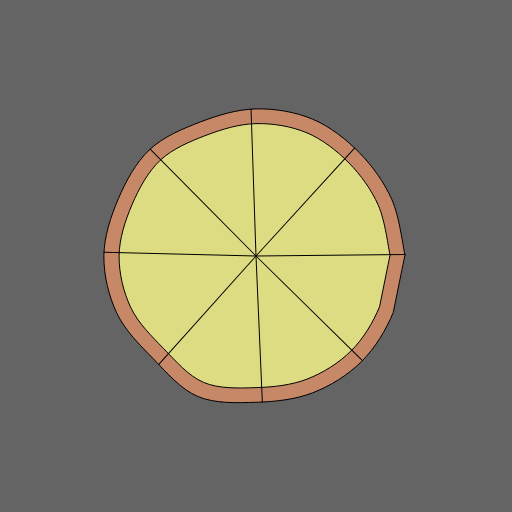
Frame 1 (no input)
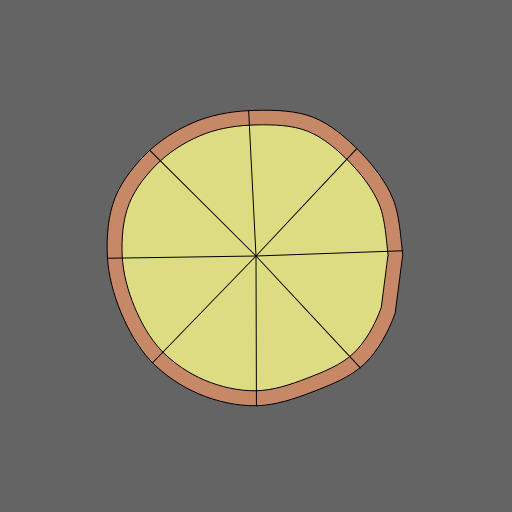
Frame 60 (no input)
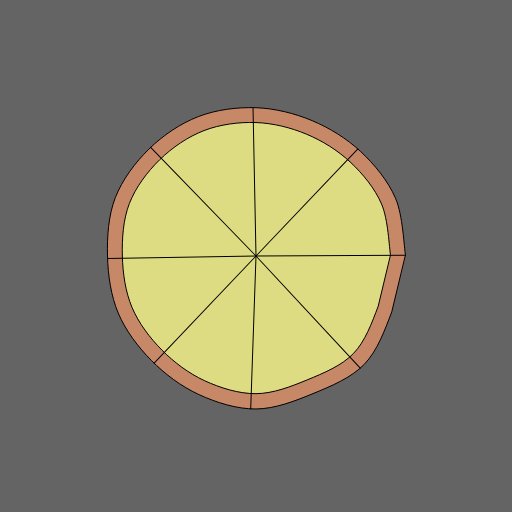
Frame 120 (the mouse pressed at the canvas centre since frame 60)

The p5.js sketch that drew these frames (run headless with seeded random() and noise() and a simulated clock; from frame 60 on, the mouse is pressed at the canvas centre):

// p5.js sketch
// ── sketch.js
const canvasW = 512;
const canvasH = 512;

// Helpers
const angleNoise = (a, seed) => noise(a + seed + frameCount * 0.01);

const noisyRadius = (r, a, seed) => map(angleNoise(a, seed), 0, 1, r * 0.95, r * 1.05);

const drawWavyCircle = (x, y, r, nPoints = 18, seed = 42) => {
  const step = 360 / nPoints;

  let vertexX;
  let vertexY;
  let radiusI;

  beginShape();
  for (let a = 0; a < 360; a += step) {
    radiusI = noisyRadius(r, a, seed);

    vertexX = cos(a) * radiusI;
    vertexY = sin(a) * radiusI;

    curveVertex(vertexX, vertexY);
  }
  endShape(CLOSE);
};

const drawWavySlices = (x, y, r, nSlices = 18, seed = 42) => {
  const step = 360 / nSlices;

  let radiusI;
  let aNoiseI;
  for (let a = 0; a < 360; a += step) {
    push();
    aNoiseI = map(angleNoise(a, seed), 0, 1, -5, 5);
    rotate(a + aNoiseI);

    radiusI = noisyRadius(r, a, seed);
    line(0, 0, radiusI, 0);

    pop();
  }
};

const drawPizzaPie = (x, y, crustRadius = 150, nSlices = 8, seed = 42) => {
  const crustNPoints = nSlices * 2;

  push();
  translate(x, y);

  // Crust
  fill(199, 136, 103);
  drawWavyCircle(0, 0, crustRadius, crustNPoints, seed);

  // Cheese
  fill(221, 220, 130);
  drawWavyCircle(0, 0, crustRadius * 0.9, crustNPoints, seed);

  drawWavySlices(0, 0, crustRadius, nSlices, seed);

  pop();
};

// p5js functions that arent allowed to be arrows
function setup() {
  createCanvas(canvasW, canvasH);
  angleMode(DEGREES);
}

function draw() {
  background(100);
  translate(canvasW / 2, canvasH / 2);

  const pieX = 0;
  const pieY = 0;
  drawPizzaPie(pieX, pieY);
}

window.setup = setup;
window.draw = draw;
